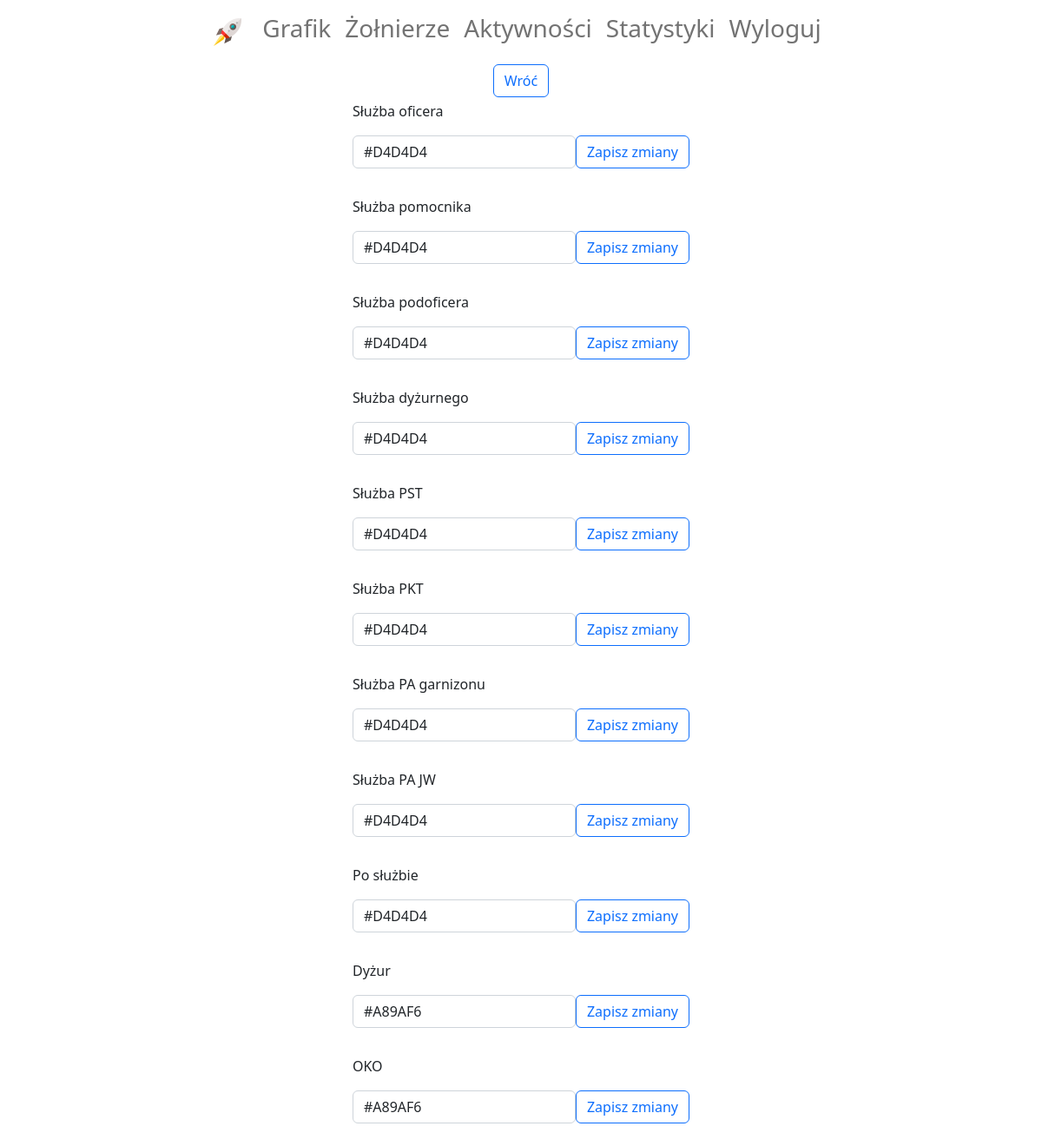
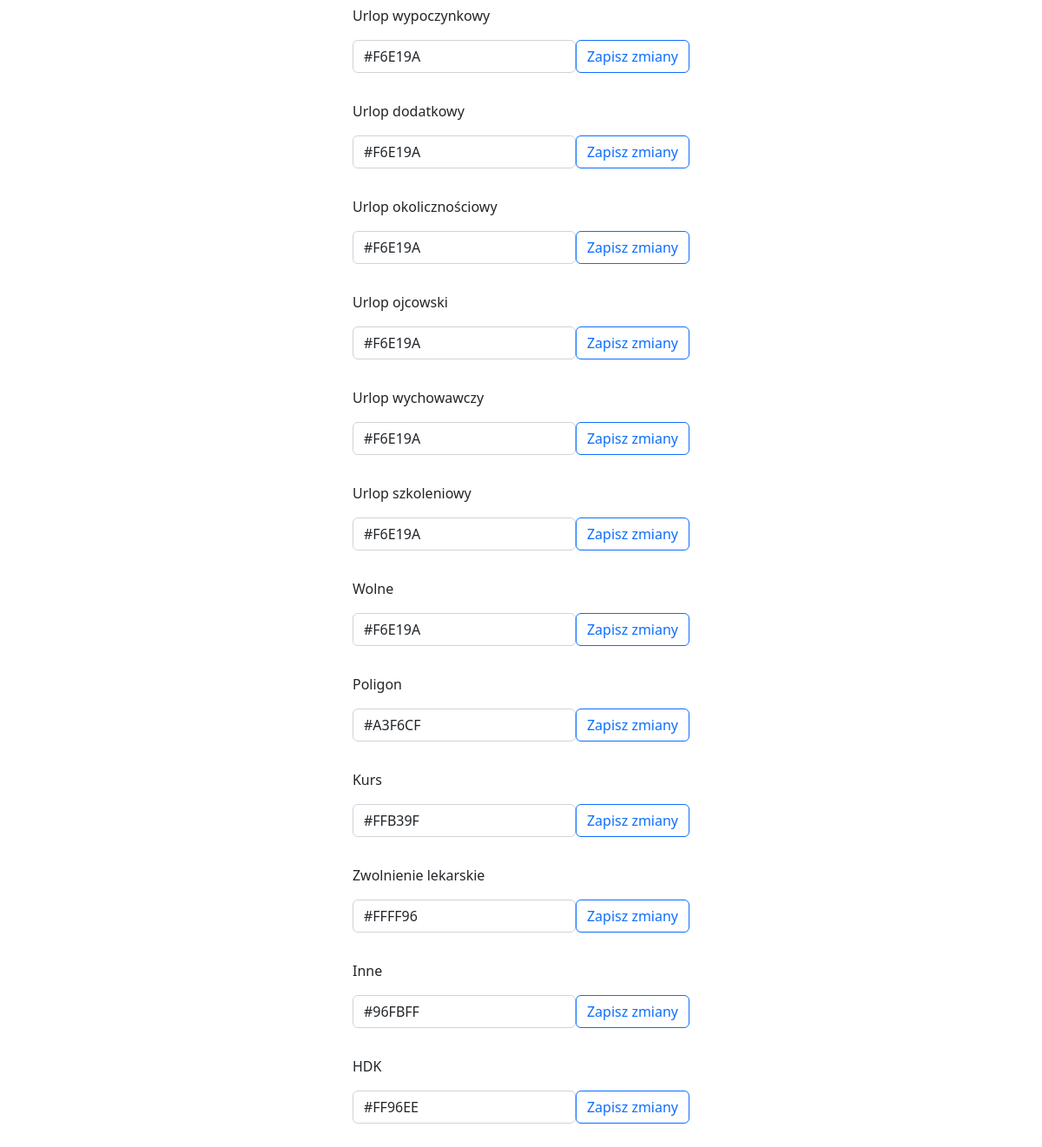
Page /activity-colors/edit/ (signed in) on the committed database (2 pictures, top to bottom).
### activity_colors/models.py (models this page shows, shortened)
class ActivityColor(models.Model):
    activity_name = models.CharField(max_length=30, verbose_name='aktywność')
    color_hex = ColorField(default='#FF0000', verbose_name='kolor')
    subdivision = models.ForeignKey(Subdivision, on_delete=models.SET_NULL, null=True, blank=True,
                                    verbose_name='pododdział')

### activity_colors/views.py (the view, shortened to what this page needs)
# urls.py: path('edit/', ActivityColorsUpdate.as_view(), name='activity-colors-update')
class ActivityColorsUpdate(LoginRequiredMixin, View):
    def get(self, request, *args, **kwargs):
        colors = ActivityColor.objects.filter(subdivision=request.user.subdivision)
        forms = [{'instance': ActivityColorModelForm(instance=x), 'name': x.activity_name} for x in colors]
        context = {
            'forms': forms
        }
        return render(request, template_name='diagram/activity_color_update.html', context=context)

### diagram/templates/diagram/activity_color_update.html (shortened to what this page needs)
{% extends 'account/base.html' %}
{% load crispy_forms_filters %}
{% block content %}
    <div class="d-flex flex-column align-items-center">
        <a class="mb-1" href="{% url 'show-diagram' %}">
            <button class="btn btn-outline-primary">Wróć</button>
        </a>
        {% for form in forms %}
            <form id="{{ form.name }}" class="mb-3" method="post">
                <div>
                    {{ form.name|capfirst }}
                </div>
                <div class="d-flex flex-row align-items-center">
                    <div class="mt-3">
                        {{ form.instance.color_hex|as_crispy_field }}
                    </div>
                    <button class="btn btn-outline-primary" type="submit"
                            onclick="this.disabled=true; this.form.submit();">
                        Zapisz zmiany
                    </button>
                </div>
            </form>
        {% endfor %}
    </div>
{% endblock %}

### rows in the picture
ActivityColor: name "Służba oficera", color_hex "#D4D4D4"
ActivityColor: name "Służba pomocnika", color_hex "#D4D4D4"
ActivityColor: name "Służba podoficera", color_hex "#D4D4D4"
ActivityColor: name "Służba dyżurnego", color_hex "#D4D4D4"
ActivityColor: name "Służba PST", color_hex "#D4D4D4"
ActivityColor: name "Służba PKT", color_hex "#D4D4D4"
ActivityColor: name "Służba PA garnizonu", color_hex "#D4D4D4"
ActivityColor: name "Służba PA JW", color_hex "#D4D4D4"
ActivityColor: name "Po służbie", color_hex "#D4D4D4"
ActivityColor: name "Dyżur", color_hex "#A89AF6"
ActivityColor: name "OKO", color_hex "#A89AF6"
ActivityColor: name "Urlop wypoczynkowy", color_hex "#F6E19A"
ActivityColor: name "Urlop dodatkowy", color_hex "#F6E19A"
ActivityColor: name "Urlop okolicznościowy", color_hex "#F6E19A"
ActivityColor: name "Urlop ojcowski", color_hex "#F6E19A"
ActivityColor: name "Urlop wychowawczy", color_hex "#F6E19A"
ActivityColor: name "Urlop szkoleniowy", color_hex "#F6E19A"
ActivityColor: name "Wolne", color_hex "#F6E19A"
ActivityColor: name "Poligon", color_hex "#A3F6CF"
ActivityColor: name "Kurs", color_hex "#FFB39F"
ActivityColor: name "Zwolnienie lekarskie", color_hex "#FFFF96"
ActivityColor: name "Inne", color_hex "#96FBFF"
ActivityColor: name "HDK", color_hex "#FF96EE"
